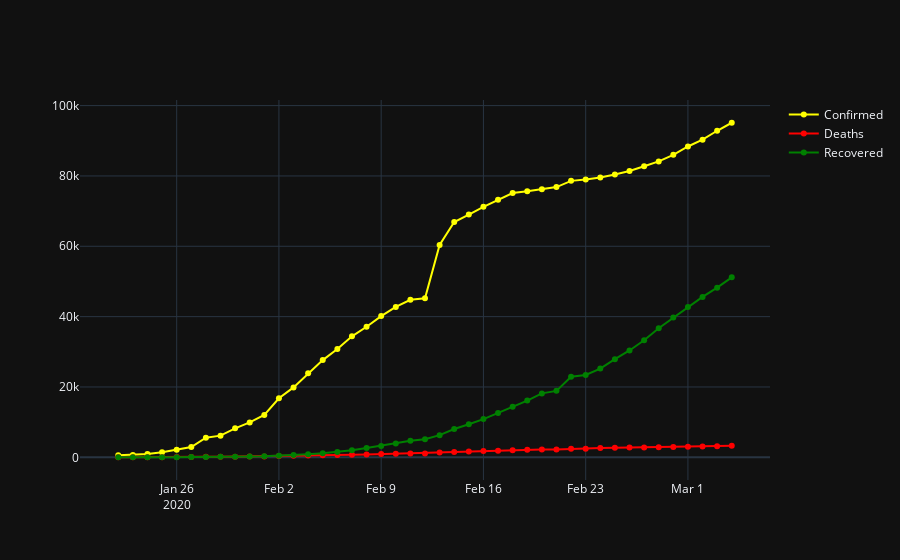

Notebook code for this chart:
### Code cell
#Confirmed ALL
fig = go.Figure()
fig.update_layout(template='plotly_dark')
fig.add_trace(go.Scatter(x=temp['Date'], 
                         y=temp['Confirmed'],
                         mode='lines+markers',
                         name='Confirmed',
                         line=dict(color='Yellow', width=2)))
fig.add_trace(go.Scatter(x=temp['Date'], 
                         y=temp['Deaths'],
                         mode='lines+markers',
                         name='Deaths',
                         line=dict(color='Red', width=2)))
fig.add_trace(go.Scatter(x=temp['Date'], 
                         y=temp['Recovered'],
                         mode='lines+markers',
                         name='Recovered',
                         line=dict(color='Green', width=2)))
fig.show()
